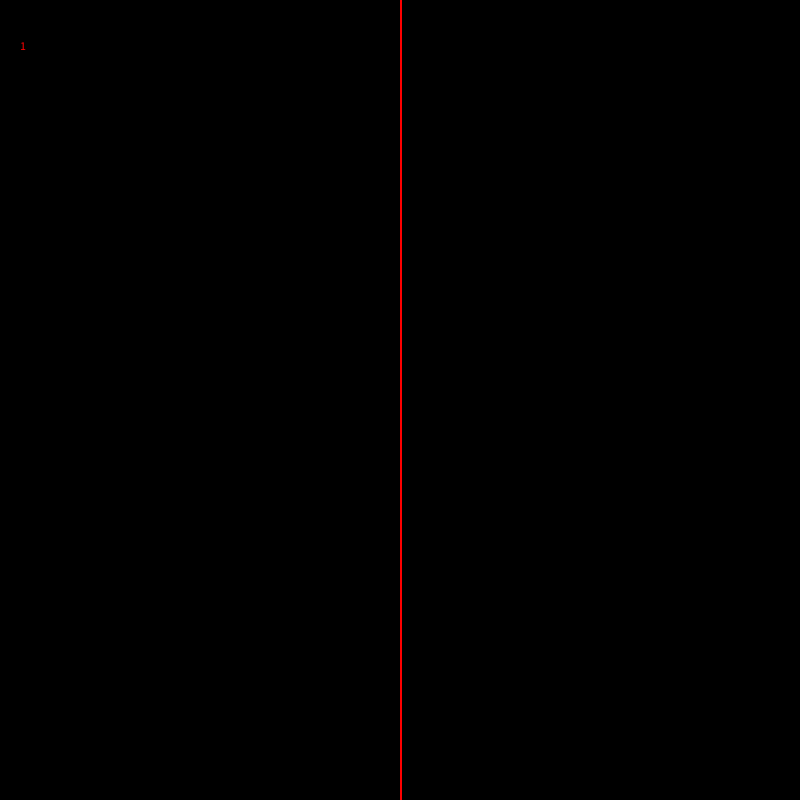
Frame 1 (no input)
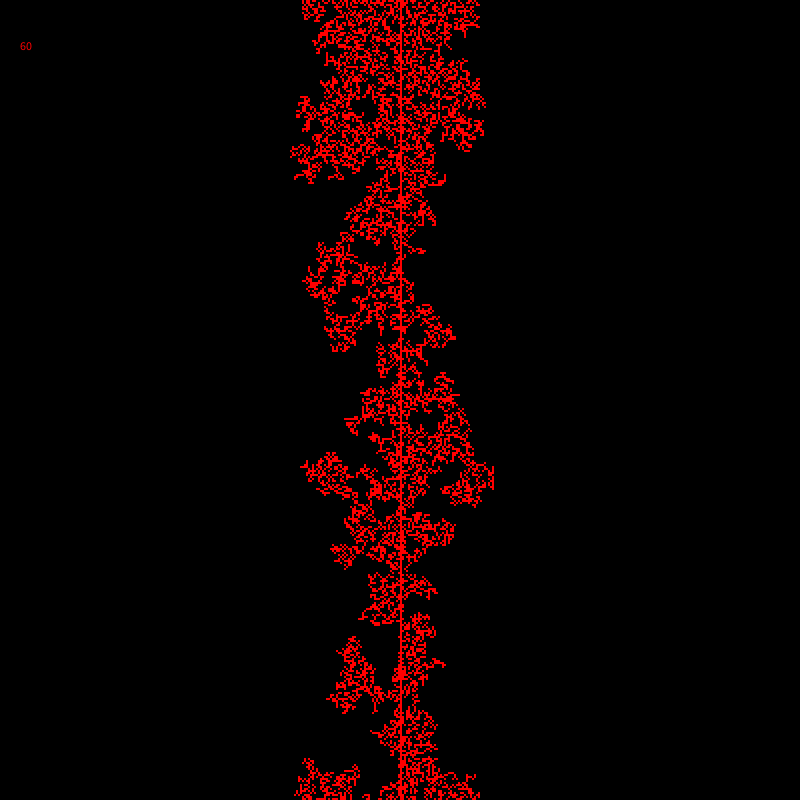
Frame 60 (the mouse pressed at the canvas centre just before this capture)
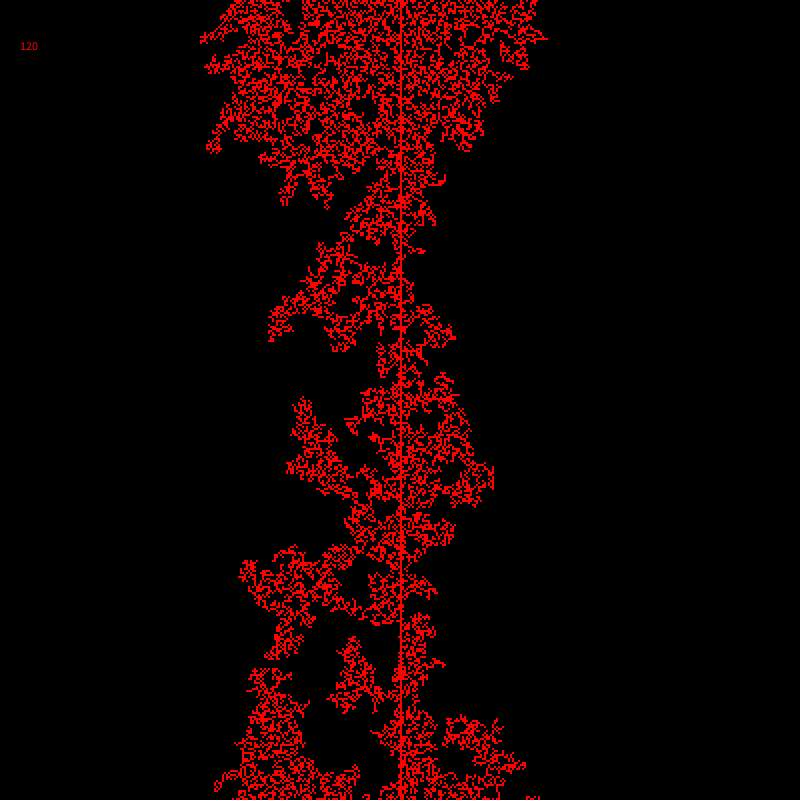
Frame 120 (the mouse held since frame 60 and released just before this capture)

The Processing sketch that drew these frames (run headless with seeded random() and noise(); from frame 60 on, the mouse is pressed at the canvas centre):

// Processing sketch: forestFire2
// ── forestFire2.pde
int [][] forest;
int [][] newForest;
int cols;
int rows;
int sz;


void setup() {
  size(800, 800);
  sz = 2;
  cols = int(width/sz);
  rows = int(height/sz);
  noStroke();
  forest = new int[rows][cols]; // array is y,x
  newForest = new int[rows][cols];
  rndTree(0.6);
  setFireLine();
  showForest();
  frameRate(9);
}

void draw(){
  showForest();
  update();
  
  
}

void update() {
  for (int j=0; j< rows; j++) {  // row or y
    for (int i=0; i< cols; i++) { // column or x

      boolean neigh = getNeighbors(j, i);
      if (forest[j][i] == 1  && neigh ) {     // keeps living
        newForest[j][i] = 2;
      } else {
        newForest[j][i] = forest[j][i];  // else zero
      }
    }
  }
  
  // arrayCopy(newWorld,world); this does not work  need to manually copy the array

  for (int j=0; j< cols; j++) {  //  
    for (int i=0; i< rows; i++) {
      forest[j][i] = newForest[j][i];
    }
  }
}



boolean getNeighbors(int j, int i) {  // y and x coorodinate of the two dim array
  for (int y = -1; y < 2; y++) {
    for (int x = -1; x < 2; x++) {
      int col = (x + i + cols) % cols;
      int row = (y + j + rows) % rows;
      if (forest[row][col]== 2){
        return true;
      }
    }
  }
  
  return false;
}

void showForest() {
  for (int j =0; j < rows; j++) {
    for (int i =0; i < cols; i++) {
      // set color
      if (forest[j][i]== 0) {
        fill(0);
      } else if (forest[j][i] ==1) {
        fill(0);
      } else {
        fill(255, 0, 0);
      }
      rect(i*sz, j*sz, sz, sz); // whoops!! this is standard x, y
    }
  }
  fill(255, 0, 0);
  text(frameCount, 20, 50);
}



void rndTree(float p ) {


  for (int j =0; j < rows; j++) {
    for (int i =0; i < cols; i++) {

      if ((random(1))>= p) {
        // set points for collision
        forest[j][i] = 1;
        //grid[j+3][i+1]=1;
        //grid[j][i+5]=1;
      }
    }
  }
}




void setFireLine() {
  for (int j=0; j <rows; j++) {
    forest[j][200] = 2;
  }
}
